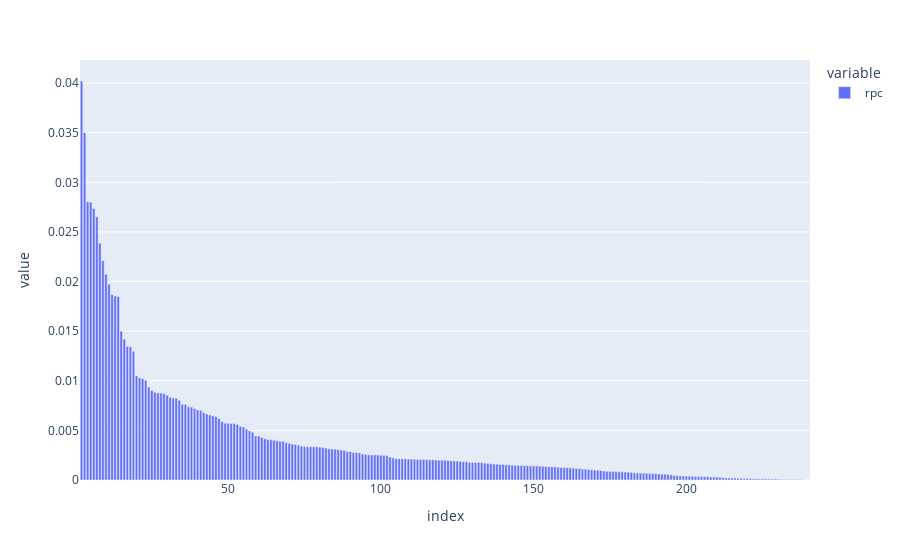

Notebook code cell kept with this figure:
### Markdown cell above
Whoa! Given the small number of reports and small population size, the outlier for
the Cocos Islands is suspect. The group of 27 tiny islands in the Indian Ocean also
is so small, it won't show even on a map of the region. It's best to remove the row
from our dataset.

### Code cell
rpcpc = rpcpc[rpcpc['iso3'] != 'CCK']
px.bar(rpcpc['rpc']).show()

### Figure 1 — Plotly figure (JSON) as saved in the notebook; plotly's stock layout.template omitted (floating-point values rounded to 4 significant figures; data arrays with more than 128 entries replaced by an {"elided": "..."} marker saying what was removed)
{"data": [{"alignmentgroup": "True", "hovertemplate": "variable=rpc<br>index=%{x}<br>value=%{y}<extra></extra>", "legendgroup": "rpc", "marker": {"color": "#636efa", "pattern": {"shape": ""}}, "name": "rpc", "offsetgroup": "rpc", "orientation": "v", "showlegend": true, "textposition": "auto", "type": "bar", "x": {"elided": "239 int values"}, "xaxis": "x", "y": {"elided": "239 float values"}, "yaxis": "y"}], "layout": {"barmode": "relative", "legend": {"title": {"text": "variable"}, "tracegroupgap": 0}, "margin": {"t": 60}, "xaxis": {"anchor": "y", "domain": [0, 1], "title": {"text": "index"}}, "yaxis": {"anchor": "x", "domain": [0, 1], "title": {"text": "value"}}}}
